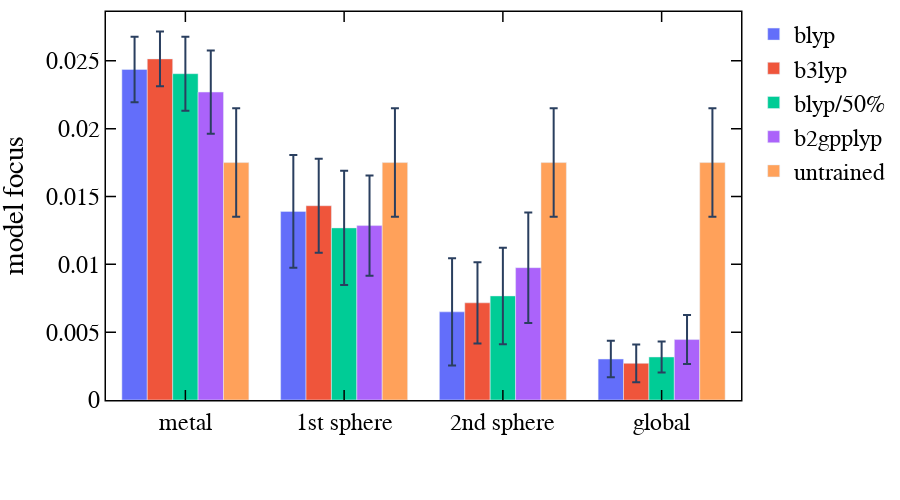

The code cell stored with this chart in its notebook:
### Markdown cell above
##### model focus in blyp family

### Code cell
res_all = json.load(open(basepath + "/focus_blyp_family.json"))
keys = ["metal", "1st sphere", "2nd sphere", "global"]
data = []
for f in res_all:
    trace0 = go.Bar(
        name=f,
        x=keys, 
        y=res_all[f]["mean"],
        opacity=1,
        error_y=dict(type='data', array=res_all[f]["std"])
    )
    data += [trace0,]
layout = go.Layout()
layout.update(glob_layout)
layout["yaxis"].update({'title': "model focus", })
layout.update(width=900, height=500, boxmode='group')
fig = dict(data=data, layout=layout)
iplot(fig)

### Figure 1 — Plotly figure (JSON) as saved in the notebook; plotly's stock layout.template omitted (floating-point values rounded to 4 significant figures)
{"data": [{"error_y": {"array": [0.002409, 0.00416, 0.00396, 0.001338], "type": "data"}, "name": "blyp", "opacity": 1, "type": "bar", "x": ["metal", "1st sphere", "2nd sphere", "global"], "y": [0.02436, 0.0139, 0.006496, 0.00302]}, {"error_y": {"array": [0.002025, 0.003463, 0.002996, 0.001394], "type": "data"}, "name": "b3lyp", "opacity": 1, "type": "bar", "x": ["metal", "1st sphere", "2nd sphere", "global"], "y": [0.02514, 0.01432, 0.007163, 0.002703]}, {"error_y": {"array": [0.00273, 0.004215, 0.003558, 0.001136], "type": "data"}, "name": "blyp/50%", "opacity": 1, "type": "bar", "x": ["metal", "1st sphere", "2nd sphere", "global"], "y": [0.02405, 0.01269, 0.007672, 0.003171]}, {"error_y": {"array": [0.003071, 0.00369, 0.004075, 0.001806], "type": "data"}, "name": "b2gpplyp", "opacity": 1, "type": "bar", "x": ["metal", "1st sphere", "2nd sphere", "global"], "y": [0.0227, 0.01286, 0.009754, 0.004456]}, {"error_y": {"array": [0.004, 0.004, 0.004, 0.004], "type": "data"}, "name": "untrained", "opacity": 1, "type": "bar", "x": ["metal", "1st sphere", "2nd sphere", "global"], "y": [0.0175, 0.0175, 0.0175, 0.0175]}], "layout": {"boxmode": "group", "font": {"color": "black", "family": "Helvetica", "size": 24}, "height": 500, "legend": {"orientation": "v"}, "margin": {"b": 100, "l": 100, "r": 10, "t": 10}, "paper_bgcolor": "rgba(255,255,255,100)", "plot_bgcolor": "white", "width": 900, "xaxis": {"color": "black", "linecolor": "black", "linewidth": 1.5, "mirror": "allticks", "showgrid": false, "showline": true, "ticklen": 10, "ticks": "inside", "tickwidth": 1.5, "zeroline": false}, "yaxis": {"color": "black", "linecolor": "black", "linewidth": 1.5, "mirror": "allticks", "showgrid": false, "showline": true, "ticklen": 10, "ticks": "inside", "tickwidth": 1.5, "title": {"text": "model focus"}, "zeroline": false}}}
